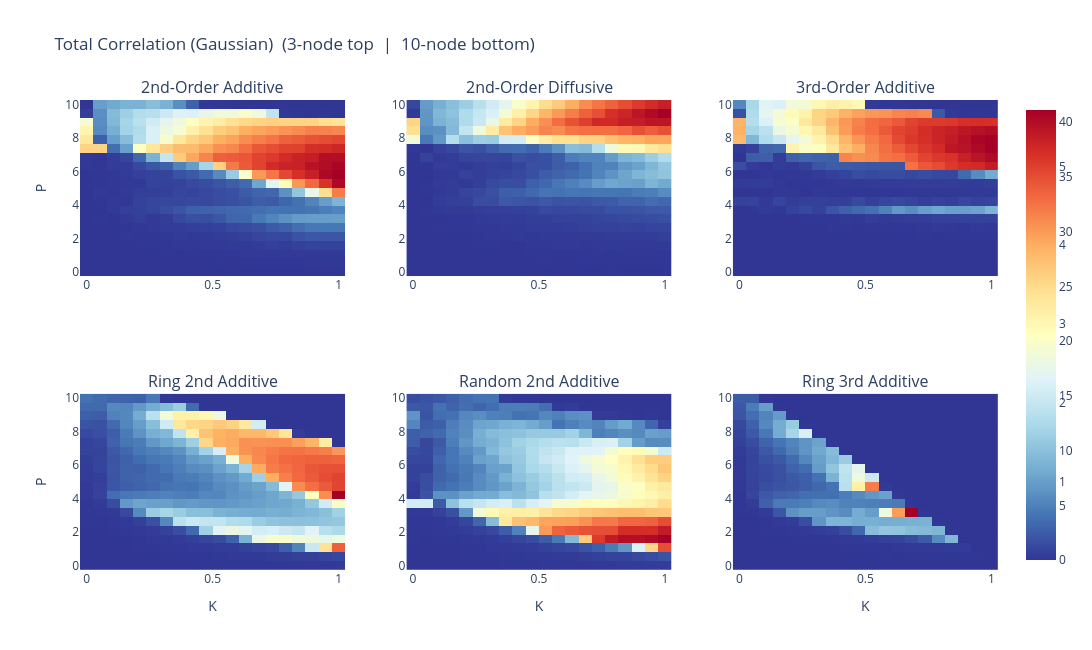
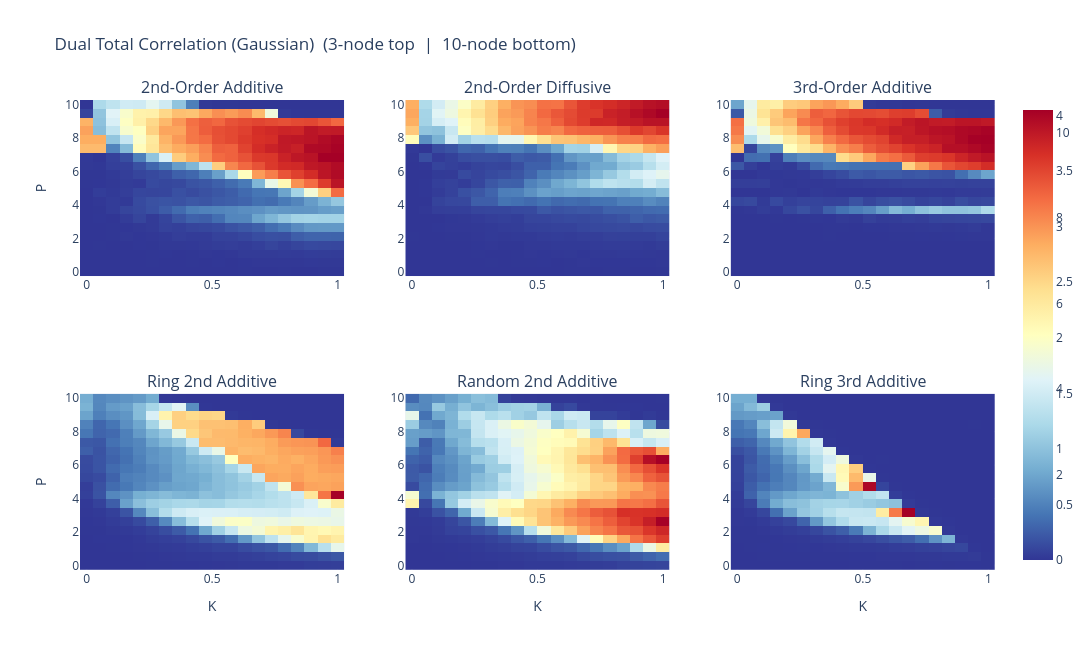
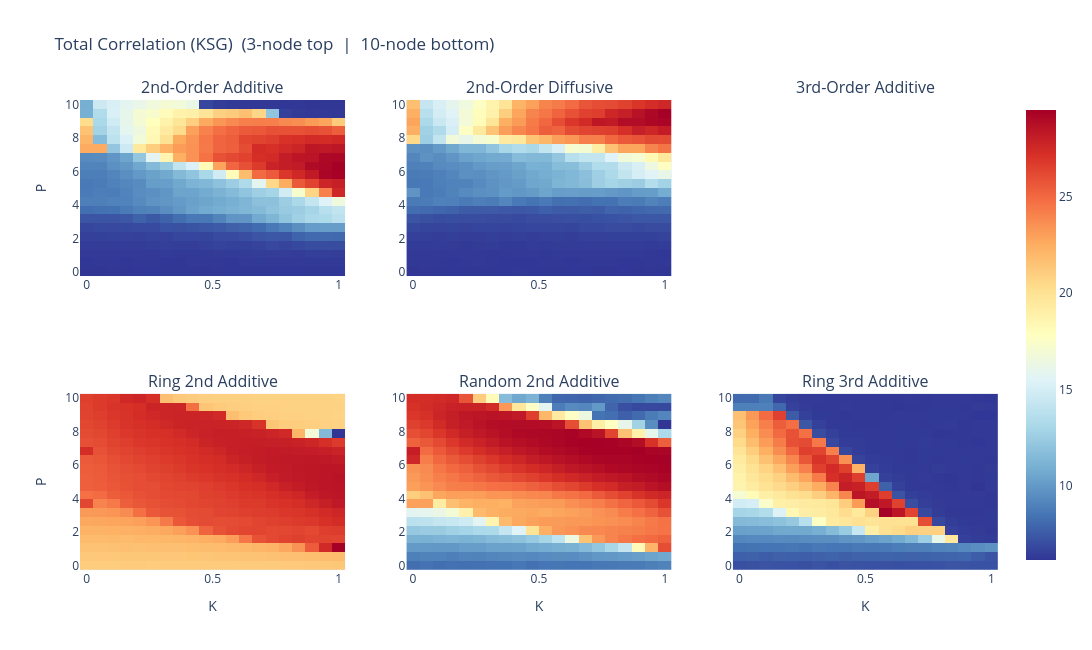
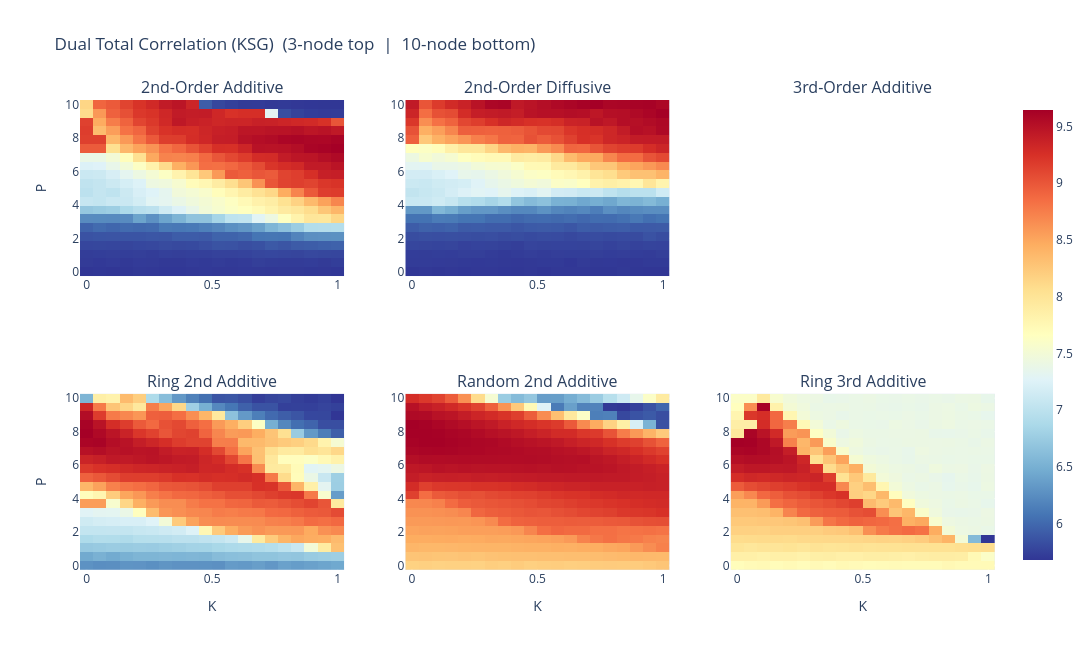

Notebook code cell kept with these figures, in order:
### Markdown cell above
## 1. Metric Contour Grids (2×3)

For each information metric, a 2×3 grid compares:
- **Row 1:** 3-node models (2nd additive, 2nd diffusive, 3rd additive)
- **Row 2:** 10-node models (Ring 2nd additive, Random 2nd additive, Ring 3rd additive)

This lets us visualize how network size, topology, and coupling order affect each metric across the P × K parameter space.

### Code cell
def plot_metric_grid_2x3(metric_key, title_label):
    """Create a 2x3 Plotly contour grid for a given metric key."""

    # Row 1: 3-node models
    row1_models = [
        ('2nd-Order Additive',  data_3n),
        ('2nd-Order Diffusive', data_3n),
        ('3rd-Order Additive',  data_3n),
    ]
    # Row 2: 10-node models
    row2_models = [
        ('Ring 2nd Additive',   data_10n_ring),
        ('Random 2nd Additive', data_10n_random),
        ('Ring 3rd Additive',   data_10n_ring),
    ]

    titles = [m[0] for m in row1_models] + [m[0] for m in row2_models]
    fig = make_subplots(rows=2, cols=3, subplot_titles=titles)

    for col_idx, (model_name, model_dict) in enumerate(row1_models, 1):
        if model_name not in model_dict:
            continue
        d = model_dict[model_name]
        if metric_key not in d:
            print(f'  ⚠ {metric_key} not in {model_name}')
            continue
        fig.add_trace(go.Heatmap(
            z=d[metric_key], x=d['K3'], y=d['P'],
            colorscale='RdYlBu_r',
            showscale=(col_idx == 3),
            hovertemplate='P=%{y:.2f}<br>K=%{x:.2f}<br>' + metric_key + '=%{z:.4f}<extra></extra>'
        ), row=1, col=col_idx)

    for col_idx, (model_name, model_dict) in enumerate(row2_models, 1):
        if model_name not in model_dict:
            continue
        d = model_dict[model_name]
        if metric_key not in d:
            print(f'  ⚠ {metric_key} not in {model_name}')
            continue
        fig.add_trace(go.Heatmap(
            z=d[metric_key], x=d['K3'], y=d['P'],
            colorscale='RdYlBu_r',
            showscale=(col_idx == 3),
            hovertemplate='P=%{y:.2f}<br>K=%{x:.2f}<br>' + metric_key + '=%{z:.4f}<extra></extra>'
        ), row=2, col=col_idx)

    for c in range(1, 4):
        fig.update_xaxes(title_text='K', row=2, col=c)
    fig.update_yaxes(title_text='P', row=1, col=1)
    fig.update_yaxes(title_text='P', row=2, col=1)

    fig.update_layout(
        title_text=f'{title_label}  (3-node top  |  10-node bottom)',
        height=650, width=1100, showlegend=False
    )
    fig.show()

# ── Generate grids for all information metrics ──
metrics_to_plot = [
    ('TC',         'Total Correlation (Gaussian)'),
    ('DTC',        'Dual Total Correlation (Gaussian)'),
    ('TC_ksg',     'Total Correlation (KSG)'),
    ('DTC_ksg',    'Dual Total Correlation (KSG)'),
    ('Oinfo_ksg',  'O-information (KSG)'),
    ('cumulant',   'Cumulant'),
    ('powercorr',  'Power Correlation'),
    ('skew',       'Skewness'),
    ('kurt',       'Kurtosis'),
]

for key, label in metrics_to_plot:
    print(f'\nPlotting: {label}')
    plot_metric_grid_2x3(key, label)

### Figure 1 — Plotly figure (JSON) as saved in the notebook; plotly's stock layout.template omitted (floating-point values rounded to 4 significant figures; data arrays with more than 128 entries replaced by an {"elided": "..."} marker saying what was removed)
{"data": [{"colorscale": [[0, "rgb(49,54,149)"], [0.1, "rgb(69,117,180)"], [0.2, "rgb(116,173,209)"], [0.3, "rgb(171,217,233)"], [0.4, "rgb(224,243,248)"], [0.5, "rgb(255,255,191)"], [0.6, "rgb(254,224,144)"], [0.7, "rgb(253,174,97)"], [0.8, "rgb(244,109,67)"], [0.9, "rgb(215,48,39)"], [1, "rgb(165,0,38)"]], "hovertemplate": "P=%{y:.2f}<br>K=%{x:.2f}<br>TC=%{z:.4f}<extra></extra>", "showscale": false, "type": "heatmap", "x": [0.0, 0.05263, 0.1053, 0.1579, 0.2105, 0.2632, 0.3158, 0.3684, 0.4211, 0.4737, 0.5263, 0.5789, 0.6316, 0.6842, 0.7368, 0.7895, 0.8421, 0.8947, 0.9474, 1.0], "xaxis": "x", "y": [0.0, 0.5263, 1.053, 1.579, 2.105, 2.632, 3.158, 3.684, 4.211, 4.737, 5.263, 5.789, 6.316, 6.842, 7.368, 7.895, 8.421, 8.947, 9.474, 10.0], "yaxis": "y", "z": {"elided": "20x20 float values"}}, {"colorscale": [[0, "rgb(49,54,149)"], [0.1, "rgb(69,117,180)"], [0.2, "rgb(116,173,209)"], [0.3, "rgb(171,217,233)"], [0.4, "rgb(224,243,248)"], [0.5, "rgb(255,255,191)"], [0.6, "rgb(254,224,144)"], [0.7, "rgb(253,174,97)"], [0.8, "rgb(244,109,67)"], [0.9, "rgb(215,48,39)"], [1, "rgb(165,0,38)"]], "hovertemplate": "P=%{y:.2f}<br>K=%{x:.2f}<br>TC=%{z:.4f}<extra></extra>", "showscale": false, "type": "heatmap", "x": [0.0, 0.05263, 0.1053, 0.1579, 0.2105, 0.2632, 0.3158, 0.3684, 0.4211, 0.4737, 0.5263, 0.5789, 0.6316, 0.6842, 0.7368, 0.7895, 0.8421, 0.8947, 0.9474, 1.0], "xaxis": "x2", "y": [0.0, 0.5263, 1.053, 1.579, 2.105, 2.632, 3.158, 3.684, 4.211, 4.737, 5.263, 5.789, 6.316, 6.842, 7.368, 7.895, 8.421, 8.947, 9.474, 10.0], "yaxis": "y2", "z": {"elided": "20x20 float values"}}, {"colorscale": [[0, "rgb(49,54,149)"], [0.1, "rgb(69,117,180)"], [0.2, "rgb(116,173,209)"], [0.3, "rgb(171,217,233)"], [0.4, "rgb(224,243,248)"], [0.5, "rgb(255,255,191)"], [0.6, "rgb(254,224,144)"], [0.7, "rgb(253,174,97)"], [0.8, "rgb(244,109,67)"], [0.9, "rgb(215,48,39)"], [1, "rgb(165,0,38)"]], "hovertemplate": "P=%{y:.2f}<br>K=%{x:.2f}<br>TC=%{z:.4f}<extra></extra>", "showscale": true, "type": "heatmap", "x": [0.0, 0.05263, 0.1053, 0.1579, 0.2105, 0.2632, 0.3158, 0.3684, 0.4211, 0.4737, 0.5263, 0.5789, 0.6316, 0.6842, 0.7368, 0.7895, 0.8421, 0.8947, 0.9474, 1.0], "xaxis": "x3", "y": [0.0, 0.5263, 1.053, 1.579, 2.105, 2.632, 3.158, 3.684, 4.211, 4.737, 5.263, 5.789, 6.316, 6.842, 7.368, 7.895, 8.421, 8.947, 9.474, 10.0], "yaxis": "y3", "z": {"elided": "20x20 float values"}}, {"colorscale": [[0, "rgb(49,54,149)"], [0.1, "rgb(69,117,180)"], [0.2, "rgb(116,173,209)"], [0.3, "rgb(171,217,233)"], [0.4, "rgb(224,243,248)"], [0.5, "rgb(255,255,191)"], [0.6, "rgb(254,224,144)"], [0.7, "rgb(253,174,97)"], [0.8, "rgb(244,109,67)"], [0.9, "rgb(215,48,39)"], [1, "rgb(165,0,38)"]], "hovertemplate": "P=%{y:.2f}<br>K=%{x:.2f}<br>TC=%{z:.4f}<extra></extra>", "showscale": false, "type": "heatmap", "x": [0.0, 0.05263, 0.1053, 0.1579, 0.2105, 0.2632, 0.3158, 0.3684, 0.4211, 0.4737, 0.5263, 0.5789, 0.6316, 0.6842, 0.7368, 0.7895, 0.8421, 0.8947, 0.9474, 1.0], "xaxis": "x4", "y": [0.0, 0.5263, 1.053, 1.579, 2.105, 2.632, 3.158, 3.684, 4.211, 4.737, 5.263, 5.789, 6.316, 6.842, 7.368, 7.895, 8.421, 8.947, 9.474, 10.0], "yaxis": "y4", "z": {"elided": "20x20 float values"}}, {"colorscale": [[0, "rgb(49,54,149)"], [0.1, "rgb(69,117,180)"], [0.2, "rgb(116,173,209)"], [0.3, "rgb(171,217,233)"], [0.4, "rgb(224,243,248)"], [0.5, "rgb(255,255,191)"], [0.6, "rgb(254,224,144)"], [0.7, "rgb(253,174,97)"], [0.8, "rgb(244,109,67)"], [0.9, "rgb(215,48,39)"], [1, "rgb(165,0,38)"]], "hovertemplate": "P=%{y:.2f}<br>K=%{x:.2f}<br>TC=%{z:.4f}<extra></extra>", "showscale": false, "type": "heatmap", "x": [0.0, 0.05263, 0.1053, 0.1579, 0.2105, 0.2632, 0.3158, 0.3684, 0.4211, 0.4737, 0.5263, 0.5789, 0.6316, 0.6842, 0.7368, 0.7895, 0.8421, 0.8947, 0.9474, 1.0], "xaxis": "x5", "y": [0.0, 0.5263, 1.053, 1.579, 2.105, 2.632, 3.158, 3.684, 4.211, 4.737, 5.263, 5.789, 6.316, 6.842, 7.368, 7.895, 8.421, 8.947, 9.474, 10.0], "yaxis": "y5", "z": {"elided": "20x20 float values"}}, {"colorscale": [[0, "rgb(49,54,149)"], [0.1, "rgb(69,117,180)"], [0.2, "rgb(116,173,209)"], [0.3, "rgb(171,217,233)"], [0.4, "rgb(224,243,248)"], [0.5, "rgb(255,255,191)"], [0.6, "rgb(254,224,144)"], [0.7, "rgb(253,174,97)"], [0.8, "rgb(244,109,67)"], [0.9, "rgb(215,48,39)"], [1, "rgb(165,0,38)"]], "hovertemplate": "P=%{y:.2f}<br>K=%{x:.2f}<br>TC=%{z:.4f}<extra></extra>", "showscale": true, "type": "heatmap", "x": [0.0, 0.05263, 0.1053, 0.1579, 0.2105, 0.2632, 0.3158, 0.3684, 0.4211, 0.4737, 0.5263, 0.5789, 0.6316, 0.6842, 0.7368, 0.7895, 0.8421, 0.8947, 0.9474, 1.0], "xaxis": "x6", "y": [0.0, 0.5263, 1.053, 1.579, 2.105, 2.632, 3.158, 3.684, 4.211, 4.737, 5.263, 5.789, 6.316, 6.842, 7.368, 7.895, 8.421, 8.947, 9.474, 10.0], "yaxis": "y6", "z": {"elided": "20x20 float values"}}], "layout": {"annotations": [{"font": {"size": 16}, "showarrow": false, "text": "2nd-Order Additive", "x": 0.1444, "xanchor": "center", "xref": "paper", "y": 1, "yanchor": "bottom", "yref": "paper"}, {"font": {"size": 16}, "showarrow": false, "text": "2nd-Order Diffusive", "x": 0.5, "xanchor": "center", "xref": "paper", "y": 1, "yanchor": "bottom", "yref": "paper"}, {"font": {"size": 16}, "showarrow": false, "text": "3rd-Order Additive", "x": 0.8556, "xanchor": "center", "xref": "paper", "y": 1, "yanchor": "bottom", "yref": "paper"}, {"font": {"size": 16}, "showarrow": false, "text": "Ring 2nd Additive", "x": 0.1444, "xanchor": "center", "xref": "paper", "y": 0.375, "yanchor": "bottom", "yref": "paper"}, {"font": {"size": 16}, "showarrow": false, "text": "Random 2nd Additive", "x": 0.5, "xanchor": "center", "xref": "paper", "y": 0.375, "yanchor": "bottom", "yref": "paper"}, {"font": {"size": 16}, "showarrow": false, "text": "Ring 3rd Additive", "x": 0.8556, "xanchor": "center", "xref": "paper", "y": 0.375, "yanchor": "bottom", "yref": "paper"}], "height": 650, "showlegend": false, "title": {"text": "Total Correlation (Gaussian)  (3-node top  |  10-node bottom)"}, "width": 1100, "xaxis": {"anchor": "y", "domain": [0, 0.2889]}, "xaxis2": {"anchor": "y2", "domain": [0.3556, 0.6444]}, "xaxis3": {"anchor": "y3", "domain": [0.7111, 1]}, "xaxis4": {"anchor": "y4", "domain": [0, 0.2889], "title": {"text": "K"}}, "xaxis5": {"anchor": "y5", "domain": [0.3556, 0.6444], "title": {"text": "K"}}, "xaxis6": {"anchor": "y6", "domain": [0.7111, 1], "title": {"text": "K"}}, "yaxis": {"anchor": "x", "domain": [0.625, 1], "title": {"text": "P"}}, "yaxis2": {"anchor": "x2", "domain": [0.625, 1]}, "yaxis3": {"anchor": "x3", "domain": [0.625, 1]}, "yaxis4": {"anchor": "x4", "domain": [0, 0.375], "title": {"text": "P"}}, "yaxis5": {"anchor": "x5", "domain": [0, 0.375]}, "yaxis6": {"anchor": "x6", "domain": [0, 0.375]}}}

### Figure 2 — Plotly figure (JSON) as saved in the notebook; plotly's stock layout.template omitted (floating-point values rounded to 4 significant figures; data arrays with more than 128 entries replaced by an {"elided": "..."} marker saying what was removed)
{"data": [{"colorscale": [[0, "rgb(49,54,149)"], [0.1, "rgb(69,117,180)"], [0.2, "rgb(116,173,209)"], [0.3, "rgb(171,217,233)"], [0.4, "rgb(224,243,248)"], [0.5, "rgb(255,255,191)"], [0.6, "rgb(254,224,144)"], [0.7, "rgb(253,174,97)"], [0.8, "rgb(244,109,67)"], [0.9, "rgb(215,48,39)"], [1, "rgb(165,0,38)"]], "hovertemplate": "P=%{y:.2f}<br>K=%{x:.2f}<br>DTC=%{z:.4f}<extra></extra>", "showscale": false, "type": "heatmap", "x": [0.0, 0.05263, 0.1053, 0.1579, 0.2105, 0.2632, 0.3158, 0.3684, 0.4211, 0.4737, 0.5263, 0.5789, 0.6316, 0.6842, 0.7368, 0.7895, 0.8421, 0.8947, 0.9474, 1.0], "xaxis": "x", "y": [0.0, 0.5263, 1.053, 1.579, 2.105, 2.632, 3.158, 3.684, 4.211, 4.737, 5.263, 5.789, 6.316, 6.842, 7.368, 7.895, 8.421, 8.947, 9.474, 10.0], "yaxis": "y", "z": {"elided": "20x20 float values"}}, {"colorscale": [[0, "rgb(49,54,149)"], [0.1, "rgb(69,117,180)"], [0.2, "rgb(116,173,209)"], [0.3, "rgb(171,217,233)"], [0.4, "rgb(224,243,248)"], [0.5, "rgb(255,255,191)"], [0.6, "rgb(254,224,144)"], [0.7, "rgb(253,174,97)"], [0.8, "rgb(244,109,67)"], [0.9, "rgb(215,48,39)"], [1, "rgb(165,0,38)"]], "hovertemplate": "P=%{y:.2f}<br>K=%{x:.2f}<br>DTC=%{z:.4f}<extra></extra>", "showscale": false, "type": "heatmap", "x": [0.0, 0.05263, 0.1053, 0.1579, 0.2105, 0.2632, 0.3158, 0.3684, 0.4211, 0.4737, 0.5263, 0.5789, 0.6316, 0.6842, 0.7368, 0.7895, 0.8421, 0.8947, 0.9474, 1.0], "xaxis": "x2", "y": [0.0, 0.5263, 1.053, 1.579, 2.105, 2.632, 3.158, 3.684, 4.211, 4.737, 5.263, 5.789, 6.316, 6.842, 7.368, 7.895, 8.421, 8.947, 9.474, 10.0], "yaxis": "y2", "z": {"elided": "20x20 float values"}}, {"colorscale": [[0, "rgb(49,54,149)"], [0.1, "rgb(69,117,180)"], [0.2, "rgb(116,173,209)"], [0.3, "rgb(171,217,233)"], [0.4, "rgb(224,243,248)"], [0.5, "rgb(255,255,191)"], [0.6, "rgb(254,224,144)"], [0.7, "rgb(253,174,97)"], [0.8, "rgb(244,109,67)"], [0.9, "rgb(215,48,39)"], [1, "rgb(165,0,38)"]], "hovertemplate": "P=%{y:.2f}<br>K=%{x:.2f}<br>DTC=%{z:.4f}<extra></extra>", "showscale": true, "type": "heatmap", "x": [0.0, 0.05263, 0.1053, 0.1579, 0.2105, 0.2632, 0.3158, 0.3684, 0.4211, 0.4737, 0.5263, 0.5789, 0.6316, 0.6842, 0.7368, 0.7895, 0.8421, 0.8947, 0.9474, 1.0], "xaxis": "x3", "y": [0.0, 0.5263, 1.053, 1.579, 2.105, 2.632, 3.158, 3.684, 4.211, 4.737, 5.263, 5.789, 6.316, 6.842, 7.368, 7.895, 8.421, 8.947, 9.474, 10.0], "yaxis": "y3", "z": {"elided": "20x20 float values"}}, {"colorscale": [[0, "rgb(49,54,149)"], [0.1, "rgb(69,117,180)"], [0.2, "rgb(116,173,209)"], [0.3, "rgb(171,217,233)"], [0.4, "rgb(224,243,248)"], [0.5, "rgb(255,255,191)"], [0.6, "rgb(254,224,144)"], [0.7, "rgb(253,174,97)"], [0.8, "rgb(244,109,67)"], [0.9, "rgb(215,48,39)"], [1, "rgb(165,0,38)"]], "hovertemplate": "P=%{y:.2f}<br>K=%{x:.2f}<br>DTC=%{z:.4f}<extra></extra>", "showscale": false, "type": "heatmap", "x": [0.0, 0.05263, 0.1053, 0.1579, 0.2105, 0.2632, 0.3158, 0.3684, 0.4211, 0.4737, 0.5263, 0.5789, 0.6316, 0.6842, 0.7368, 0.7895, 0.8421, 0.8947, 0.9474, 1.0], "xaxis": "x4", "y": [0.0, 0.5263, 1.053, 1.579, 2.105, 2.632, 3.158, 3.684, 4.211, 4.737, 5.263, 5.789, 6.316, 6.842, 7.368, 7.895, 8.421, 8.947, 9.474, 10.0], "yaxis": "y4", "z": {"elided": "20x20 float values"}}, {"colorscale": [[0, "rgb(49,54,149)"], [0.1, "rgb(69,117,180)"], [0.2, "rgb(116,173,209)"], [0.3, "rgb(171,217,233)"], [0.4, "rgb(224,243,248)"], [0.5, "rgb(255,255,191)"], [0.6, "rgb(254,224,144)"], [0.7, "rgb(253,174,97)"], [0.8, "rgb(244,109,67)"], [0.9, "rgb(215,48,39)"], [1, "rgb(165,0,38)"]], "hovertemplate": "P=%{y:.2f}<br>K=%{x:.2f}<br>DTC=%{z:.4f}<extra></extra>", "showscale": false, "type": "heatmap", "x": [0.0, 0.05263, 0.1053, 0.1579, 0.2105, 0.2632, 0.3158, 0.3684, 0.4211, 0.4737, 0.5263, 0.5789, 0.6316, 0.6842, 0.7368, 0.7895, 0.8421, 0.8947, 0.9474, 1.0], "xaxis": "x5", "y": [0.0, 0.5263, 1.053, 1.579, 2.105, 2.632, 3.158, 3.684, 4.211, 4.737, 5.263, 5.789, 6.316, 6.842, 7.368, 7.895, 8.421, 8.947, 9.474, 10.0], "yaxis": "y5", "z": {"elided": "20x20 float values"}}, {"colorscale": [[0, "rgb(49,54,149)"], [0.1, "rgb(69,117,180)"], [0.2, "rgb(116,173,209)"], [0.3, "rgb(171,217,233)"], [0.4, "rgb(224,243,248)"], [0.5, "rgb(255,255,191)"], [0.6, "rgb(254,224,144)"], [0.7, "rgb(253,174,97)"], [0.8, "rgb(244,109,67)"], [0.9, "rgb(215,48,39)"], [1, "rgb(165,0,38)"]], "hovertemplate": "P=%{y:.2f}<br>K=%{x:.2f}<br>DTC=%{z:.4f}<extra></extra>", "showscale": true, "type": "heatmap", "x": [0.0, 0.05263, 0.1053, 0.1579, 0.2105, 0.2632, 0.3158, 0.3684, 0.4211, 0.4737, 0.5263, 0.5789, 0.6316, 0.6842, 0.7368, 0.7895, 0.8421, 0.8947, 0.9474, 1.0], "xaxis": "x6", "y": [0.0, 0.5263, 1.053, 1.579, 2.105, 2.632, 3.158, 3.684, 4.211, 4.737, 5.263, 5.789, 6.316, 6.842, 7.368, 7.895, 8.421, 8.947, 9.474, 10.0], "yaxis": "y6", "z": {"elided": "20x20 float values"}}], "layout": {"annotations": [{"font": {"size": 16}, "showarrow": false, "text": "2nd-Order Additive", "x": 0.1444, "xanchor": "center", "xref": "paper", "y": 1, "yanchor": "bottom", "yref": "paper"}, {"font": {"size": 16}, "showarrow": false, "text": "2nd-Order Diffusive", "x": 0.5, "xanchor": "center", "xref": "paper", "y": 1, "yanchor": "bottom", "yref": "paper"}, {"font": {"size": 16}, "showarrow": false, "text": "3rd-Order Additive", "x": 0.8556, "xanchor": "center", "xref": "paper", "y": 1, "yanchor": "bottom", "yref": "paper"}, {"font": {"size": 16}, "showarrow": false, "text": "Ring 2nd Additive", "x": 0.1444, "xanchor": "center", "xref": "paper", "y": 0.375, "yanchor": "bottom", "yref": "paper"}, {"font": {"size": 16}, "showarrow": false, "text": "Random 2nd Additive", "x": 0.5, "xanchor": "center", "xref": "paper", "y": 0.375, "yanchor": "bottom", "yref": "paper"}, {"font": {"size": 16}, "showarrow": false, "text": "Ring 3rd Additive", "x": 0.8556, "xanchor": "center", "xref": "paper", "y": 0.375, "yanchor": "bottom", "yref": "paper"}], "height": 650, "showlegend": false, "title": {"text": "Dual Total Correlation (Gaussian)  (3-node top  |  10-node bottom)"}, "width": 1100, "xaxis": {"anchor": "y", "domain": [0, 0.2889]}, "xaxis2": {"anchor": "y2", "domain": [0.3556, 0.6444]}, "xaxis3": {"anchor": "y3", "domain": [0.7111, 1]}, "xaxis4": {"anchor": "y4", "domain": [0, 0.2889], "title": {"text": "K"}}, "xaxis5": {"anchor": "y5", "domain": [0.3556, 0.6444], "title": {"text": "K"}}, "xaxis6": {"anchor": "y6", "domain": [0.7111, 1], "title": {"text": "K"}}, "yaxis": {"anchor": "x", "domain": [0.625, 1], "title": {"text": "P"}}, "yaxis2": {"anchor": "x2", "domain": [0.625, 1]}, "yaxis3": {"anchor": "x3", "domain": [0.625, 1]}, "yaxis4": {"anchor": "x4", "domain": [0, 0.375], "title": {"text": "P"}}, "yaxis5": {"anchor": "x5", "domain": [0, 0.375]}, "yaxis6": {"anchor": "x6", "domain": [0, 0.375]}}}

### Figure 3 — Plotly figure (JSON) as saved in the notebook; plotly's stock layout.template omitted (floating-point values rounded to 4 significant figures; data arrays with more than 128 entries replaced by an {"elided": "..."} marker saying what was removed)
{"data": [{"colorscale": [[0, "rgb(49,54,149)"], [0.1, "rgb(69,117,180)"], [0.2, "rgb(116,173,209)"], [0.3, "rgb(171,217,233)"], [0.4, "rgb(224,243,248)"], [0.5, "rgb(255,255,191)"], [0.6, "rgb(254,224,144)"], [0.7, "rgb(253,174,97)"], [0.8, "rgb(244,109,67)"], [0.9, "rgb(215,48,39)"], [1, "rgb(165,0,38)"]], "hovertemplate": "P=%{y:.2f}<br>K=%{x:.2f}<br>TC_ksg=%{z:.4f}<extra></extra>", "showscale": false, "type": "heatmap", "x": [0.0, 0.05263, 0.1053, 0.1579, 0.2105, 0.2632, 0.3158, 0.3684, 0.4211, 0.4737, 0.5263, 0.5789, 0.6316, 0.6842, 0.7368, 0.7895, 0.8421, 0.8947, 0.9474, 1.0], "xaxis": "x", "y": [0.0, 0.5263, 1.053, 1.579, 2.105, 2.632, 3.158, 3.684, 4.211, 4.737, 5.263, 5.789, 6.316, 6.842, 7.368, 7.895, 8.421, 8.947, 9.474, 10.0], "yaxis": "y", "z": {"elided": "20x20 float values"}}, {"colorscale": [[0, "rgb(49,54,149)"], [0.1, "rgb(69,117,180)"], [0.2, "rgb(116,173,209)"], [0.3, "rgb(171,217,233)"], [0.4, "rgb(224,243,248)"], [0.5, "rgb(255,255,191)"], [0.6, "rgb(254,224,144)"], [0.7, "rgb(253,174,97)"], [0.8, "rgb(244,109,67)"], [0.9, "rgb(215,48,39)"], [1, "rgb(165,0,38)"]], "hovertemplate": "P=%{y:.2f}<br>K=%{x:.2f}<br>TC_ksg=%{z:.4f}<extra></extra>", "showscale": false, "type": "heatmap", "x": [0.0, 0.05263, 0.1053, 0.1579, 0.2105, 0.2632, 0.3158, 0.3684, 0.4211, 0.4737, 0.5263, 0.5789, 0.6316, 0.6842, 0.7368, 0.7895, 0.8421, 0.8947, 0.9474, 1.0], "xaxis": "x2", "y": [0.0, 0.5263, 1.053, 1.579, 2.105, 2.632, 3.158, 3.684, 4.211, 4.737, 5.263, 5.789, 6.316, 6.842, 7.368, 7.895, 8.421, 8.947, 9.474, 10.0], "yaxis": "y2", "z": {"elided": "20x20 float values"}}, {"colorscale": [[0, "rgb(49,54,149)"], [0.1, "rgb(69,117,180)"], [0.2, "rgb(116,173,209)"], [0.3, "rgb(171,217,233)"], [0.4, "rgb(224,243,248)"], [0.5, "rgb(255,255,191)"], [0.6, "rgb(254,224,144)"], [0.7, "rgb(253,174,97)"], [0.8, "rgb(244,109,67)"], [0.9, "rgb(215,48,39)"], [1, "rgb(165,0,38)"]], "hovertemplate": "P=%{y:.2f}<br>K=%{x:.2f}<br>TC_ksg=%{z:.4f}<extra></extra>", "showscale": false, "type": "heatmap", "x": [0.0, 0.05263, 0.1053, 0.1579, 0.2105, 0.2632, 0.3158, 0.3684, 0.4211, 0.4737, 0.5263, 0.5789, 0.6316, 0.6842, 0.7368, 0.7895, 0.8421, 0.8947, 0.9474, 1.0], "xaxis": "x4", "y": [0.0, 0.5263, 1.053, 1.579, 2.105, 2.632, 3.158, 3.684, 4.211, 4.737, 5.263, 5.789, 6.316, 6.842, 7.368, 7.895, 8.421, 8.947, 9.474, 10.0], "yaxis": "y4", "z": {"elided": "20x20 float values"}}, {"colorscale": [[0, "rgb(49,54,149)"], [0.1, "rgb(69,117,180)"], [0.2, "rgb(116,173,209)"], [0.3, "rgb(171,217,233)"], [0.4, "rgb(224,243,248)"], [0.5, "rgb(255,255,191)"], [0.6, "rgb(254,224,144)"], [0.7, "rgb(253,174,97)"], [0.8, "rgb(244,109,67)"], [0.9, "rgb(215,48,39)"], [1, "rgb(165,0,38)"]], "hovertemplate": "P=%{y:.2f}<br>K=%{x:.2f}<br>TC_ksg=%{z:.4f}<extra></extra>", "showscale": false, "type": "heatmap", "x": [0.0, 0.05263, 0.1053, 0.1579, 0.2105, 0.2632, 0.3158, 0.3684, 0.4211, 0.4737, 0.5263, 0.5789, 0.6316, 0.6842, 0.7368, 0.7895, 0.8421, 0.8947, 0.9474, 1.0], "xaxis": "x5", "y": [0.0, 0.5263, 1.053, 1.579, 2.105, 2.632, 3.158, 3.684, 4.211, 4.737, 5.263, 5.789, 6.316, 6.842, 7.368, 7.895, 8.421, 8.947, 9.474, 10.0], "yaxis": "y5", "z": {"elided": "20x20 float values"}}, {"colorscale": [[0, "rgb(49,54,149)"], [0.1, "rgb(69,117,180)"], [0.2, "rgb(116,173,209)"], [0.3, "rgb(171,217,233)"], [0.4, "rgb(224,243,248)"], [0.5, "rgb(255,255,191)"], [0.6, "rgb(254,224,144)"], [0.7, "rgb(253,174,97)"], [0.8, "rgb(244,109,67)"], [0.9, "rgb(215,48,39)"], [1, "rgb(165,0,38)"]], "hovertemplate": "P=%{y:.2f}<br>K=%{x:.2f}<br>TC_ksg=%{z:.4f}<extra></extra>", "showscale": true, "type": "heatmap", "x": [0.0, 0.05263, 0.1053, 0.1579, 0.2105, 0.2632, 0.3158, 0.3684, 0.4211, 0.4737, 0.5263, 0.5789, 0.6316, 0.6842, 0.7368, 0.7895, 0.8421, 0.8947, 0.9474, 1.0], "xaxis": "x6", "y": [0.0, 0.5263, 1.053, 1.579, 2.105, 2.632, 3.158, 3.684, 4.211, 4.737, 5.263, 5.789, 6.316, 6.842, 7.368, 7.895, 8.421, 8.947, 9.474, 10.0], "yaxis": "y6", "z": {"elided": "20x20 float values"}}], "layout": {"annotations": [{"font": {"size": 16}, "showarrow": false, "text": "2nd-Order Additive", "x": 0.1444, "xanchor": "center", "xref": "paper", "y": 1, "yanchor": "bottom", "yref": "paper"}, {"font": {"size": 16}, "showarrow": false, "text": "2nd-Order Diffusive", "x": 0.5, "xanchor": "center", "xref": "paper", "y": 1, "yanchor": "bottom", "yref": "paper"}, {"font": {"size": 16}, "showarrow": false, "text": "3rd-Order Additive", "x": 0.8556, "xanchor": "center", "xref": "paper", "y": 1, "yanchor": "bottom", "yref": "paper"}, {"font": {"size": 16}, "showarrow": false, "text": "Ring 2nd Additive", "x": 0.1444, "xanchor": "center", "xref": "paper", "y": 0.375, "yanchor": "bottom", "yref": "paper"}, {"font": {"size": 16}, "showarrow": false, "text": "Random 2nd Additive", "x": 0.5, "xanchor": "center", "xref": "paper", "y": 0.375, "yanchor": "bottom", "yref": "paper"}, {"font": {"size": 16}, "showarrow": false, "text": "Ring 3rd Additive", "x": 0.8556, "xanchor": "center", "xref": "paper", "y": 0.375, "yanchor": "bottom", "yref": "paper"}], "height": 650, "showlegend": false, "title": {"text": "Total Correlation (KSG)  (3-node top  |  10-node bottom)"}, "width": 1100, "xaxis": {"anchor": "y", "domain": [0, 0.2889]}, "xaxis2": {"anchor": "y2", "domain": [0.3556, 0.6444]}, "xaxis3": {"anchor": "y3", "domain": [0.7111, 1]}, "xaxis4": {"anchor": "y4", "domain": [0, 0.2889], "title": {"text": "K"}}, "xaxis5": {"anchor": "y5", "domain": [0.3556, 0.6444], "title": {"text": "K"}}, "xaxis6": {"anchor": "y6", "domain": [0.7111, 1], "title": {"text": "K"}}, "yaxis": {"anchor": "x", "domain": [0.625, 1], "title": {"text": "P"}}, "yaxis2": {"anchor": "x2", "domain": [0.625, 1]}, "yaxis3": {"anchor": "x3", "domain": [0.625, 1]}, "yaxis4": {"anchor": "x4", "domain": [0, 0.375], "title": {"text": "P"}}, "yaxis5": {"anchor": "x5", "domain": [0, 0.375]}, "yaxis6": {"anchor": "x6", "domain": [0, 0.375]}}}

### Figure 4 — Plotly figure (JSON) as saved in the notebook; plotly's stock layout.template omitted (floating-point values rounded to 4 significant figures; data arrays with more than 128 entries replaced by an {"elided": "..."} marker saying what was removed)
{"data": [{"colorscale": [[0, "rgb(49,54,149)"], [0.1, "rgb(69,117,180)"], [0.2, "rgb(116,173,209)"], [0.3, "rgb(171,217,233)"], [0.4, "rgb(224,243,248)"], [0.5, "rgb(255,255,191)"], [0.6, "rgb(254,224,144)"], [0.7, "rgb(253,174,97)"], [0.8, "rgb(244,109,67)"], [0.9, "rgb(215,48,39)"], [1, "rgb(165,0,38)"]], "hovertemplate": "P=%{y:.2f}<br>K=%{x:.2f}<br>DTC_ksg=%{z:.4f}<extra></extra>", "showscale": false, "type": "heatmap", "x": [0.0, 0.05263, 0.1053, 0.1579, 0.2105, 0.2632, 0.3158, 0.3684, 0.4211, 0.4737, 0.5263, 0.5789, 0.6316, 0.6842, 0.7368, 0.7895, 0.8421, 0.8947, 0.9474, 1.0], "xaxis": "x", "y": [0.0, 0.5263, 1.053, 1.579, 2.105, 2.632, 3.158, 3.684, 4.211, 4.737, 5.263, 5.789, 6.316, 6.842, 7.368, 7.895, 8.421, 8.947, 9.474, 10.0], "yaxis": "y", "z": {"elided": "20x20 float values"}}, {"colorscale": [[0, "rgb(49,54,149)"], [0.1, "rgb(69,117,180)"], [0.2, "rgb(116,173,209)"], [0.3, "rgb(171,217,233)"], [0.4, "rgb(224,243,248)"], [0.5, "rgb(255,255,191)"], [0.6, "rgb(254,224,144)"], [0.7, "rgb(253,174,97)"], [0.8, "rgb(244,109,67)"], [0.9, "rgb(215,48,39)"], [1, "rgb(165,0,38)"]], "hovertemplate": "P=%{y:.2f}<br>K=%{x:.2f}<br>DTC_ksg=%{z:.4f}<extra></extra>", "showscale": false, "type": "heatmap", "x": [0.0, 0.05263, 0.1053, 0.1579, 0.2105, 0.2632, 0.3158, 0.3684, 0.4211, 0.4737, 0.5263, 0.5789, 0.6316, 0.6842, 0.7368, 0.7895, 0.8421, 0.8947, 0.9474, 1.0], "xaxis": "x2", "y": [0.0, 0.5263, 1.053, 1.579, 2.105, 2.632, 3.158, 3.684, 4.211, 4.737, 5.263, 5.789, 6.316, 6.842, 7.368, 7.895, 8.421, 8.947, 9.474, 10.0], "yaxis": "y2", "z": {"elided": "20x20 float values"}}, {"colorscale": [[0, "rgb(49,54,149)"], [0.1, "rgb(69,117,180)"], [0.2, "rgb(116,173,209)"], [0.3, "rgb(171,217,233)"], [0.4, "rgb(224,243,248)"], [0.5, "rgb(255,255,191)"], [0.6, "rgb(254,224,144)"], [0.7, "rgb(253,174,97)"], [0.8, "rgb(244,109,67)"], [0.9, "rgb(215,48,39)"], [1, "rgb(165,0,38)"]], "hovertemplate": "P=%{y:.2f}<br>K=%{x:.2f}<br>DTC_ksg=%{z:.4f}<extra></extra>", "showscale": false, "type": "heatmap", "x": [0.0, 0.05263, 0.1053, 0.1579, 0.2105, 0.2632, 0.3158, 0.3684, 0.4211, 0.4737, 0.5263, 0.5789, 0.6316, 0.6842, 0.7368, 0.7895, 0.8421, 0.8947, 0.9474, 1.0], "xaxis": "x4", "y": [0.0, 0.5263, 1.053, 1.579, 2.105, 2.632, 3.158, 3.684, 4.211, 4.737, 5.263, 5.789, 6.316, 6.842, 7.368, 7.895, 8.421, 8.947, 9.474, 10.0], "yaxis": "y4", "z": {"elided": "20x20 float values"}}, {"colorscale": [[0, "rgb(49,54,149)"], [0.1, "rgb(69,117,180)"], [0.2, "rgb(116,173,209)"], [0.3, "rgb(171,217,233)"], [0.4, "rgb(224,243,248)"], [0.5, "rgb(255,255,191)"], [0.6, "rgb(254,224,144)"], [0.7, "rgb(253,174,97)"], [0.8, "rgb(244,109,67)"], [0.9, "rgb(215,48,39)"], [1, "rgb(165,0,38)"]], "hovertemplate": "P=%{y:.2f}<br>K=%{x:.2f}<br>DTC_ksg=%{z:.4f}<extra></extra>", "showscale": false, "type": "heatmap", "x": [0.0, 0.05263, 0.1053, 0.1579, 0.2105, 0.2632, 0.3158, 0.3684, 0.4211, 0.4737, 0.5263, 0.5789, 0.6316, 0.6842, 0.7368, 0.7895, 0.8421, 0.8947, 0.9474, 1.0], "xaxis": "x5", "y": [0.0, 0.5263, 1.053, 1.579, 2.105, 2.632, 3.158, 3.684, 4.211, 4.737, 5.263, 5.789, 6.316, 6.842, 7.368, 7.895, 8.421, 8.947, 9.474, 10.0], "yaxis": "y5", "z": {"elided": "20x20 float values"}}, {"colorscale": [[0, "rgb(49,54,149)"], [0.1, "rgb(69,117,180)"], [0.2, "rgb(116,173,209)"], [0.3, "rgb(171,217,233)"], [0.4, "rgb(224,243,248)"], [0.5, "rgb(255,255,191)"], [0.6, "rgb(254,224,144)"], [0.7, "rgb(253,174,97)"], [0.8, "rgb(244,109,67)"], [0.9, "rgb(215,48,39)"], [1, "rgb(165,0,38)"]], "hovertemplate": "P=%{y:.2f}<br>K=%{x:.2f}<br>DTC_ksg=%{z:.4f}<extra></extra>", "showscale": true, "type": "heatmap", "x": [0.0, 0.05263, 0.1053, 0.1579, 0.2105, 0.2632, 0.3158, 0.3684, 0.4211, 0.4737, 0.5263, 0.5789, 0.6316, 0.6842, 0.7368, 0.7895, 0.8421, 0.8947, 0.9474, 1.0], "xaxis": "x6", "y": [0.0, 0.5263, 1.053, 1.579, 2.105, 2.632, 3.158, 3.684, 4.211, 4.737, 5.263, 5.789, 6.316, 6.842, 7.368, 7.895, 8.421, 8.947, 9.474, 10.0], "yaxis": "y6", "z": {"elided": "20x20 float values"}}], "layout": {"annotations": [{"font": {"size": 16}, "showarrow": false, "text": "2nd-Order Additive", "x": 0.1444, "xanchor": "center", "xref": "paper", "y": 1, "yanchor": "bottom", "yref": "paper"}, {"font": {"size": 16}, "showarrow": false, "text": "2nd-Order Diffusive", "x": 0.5, "xanchor": "center", "xref": "paper", "y": 1, "yanchor": "bottom", "yref": "paper"}, {"font": {"size": 16}, "showarrow": false, "text": "3rd-Order Additive", "x": 0.8556, "xanchor": "center", "xref": "paper", "y": 1, "yanchor": "bottom", "yref": "paper"}, {"font": {"size": 16}, "showarrow": false, "text": "Ring 2nd Additive", "x": 0.1444, "xanchor": "center", "xref": "paper", "y": 0.375, "yanchor": "bottom", "yref": "paper"}, {"font": {"size": 16}, "showarrow": false, "text": "Random 2nd Additive", "x": 0.5, "xanchor": "center", "xref": "paper", "y": 0.375, "yanchor": "bottom", "yref": "paper"}, {"font": {"size": 16}, "showarrow": false, "text": "Ring 3rd Additive", "x": 0.8556, "xanchor": "center", "xref": "paper", "y": 0.375, "yanchor": "bottom", "yref": "paper"}], "height": 650, "showlegend": false, "title": {"text": "Dual Total Correlation (KSG)  (3-node top  |  10-node bottom)"}, "width": 1100, "xaxis": {"anchor": "y", "domain": [0, 0.2889]}, "xaxis2": {"anchor": "y2", "domain": [0.3556, 0.6444]}, "xaxis3": {"anchor": "y3", "domain": [0.7111, 1]}, "xaxis4": {"anchor": "y4", "domain": [0, 0.2889], "title": {"text": "K"}}, "xaxis5": {"anchor": "y5", "domain": [0.3556, 0.6444], "title": {"text": "K"}}, "xaxis6": {"anchor": "y6", "domain": [0.7111, 1], "title": {"text": "K"}}, "yaxis": {"anchor": "x", "domain": [0.625, 1], "title": {"text": "P"}}, "yaxis2": {"anchor": "x2", "domain": [0.625, 1]}, "yaxis3": {"anchor": "x3", "domain": [0.625, 1]}, "yaxis4": {"anchor": "x4", "domain": [0, 0.375], "title": {"text": "P"}}, "yaxis5": {"anchor": "x5", "domain": [0, 0.375]}, "yaxis6": {"anchor": "x6", "domain": [0, 0.375]}}}
